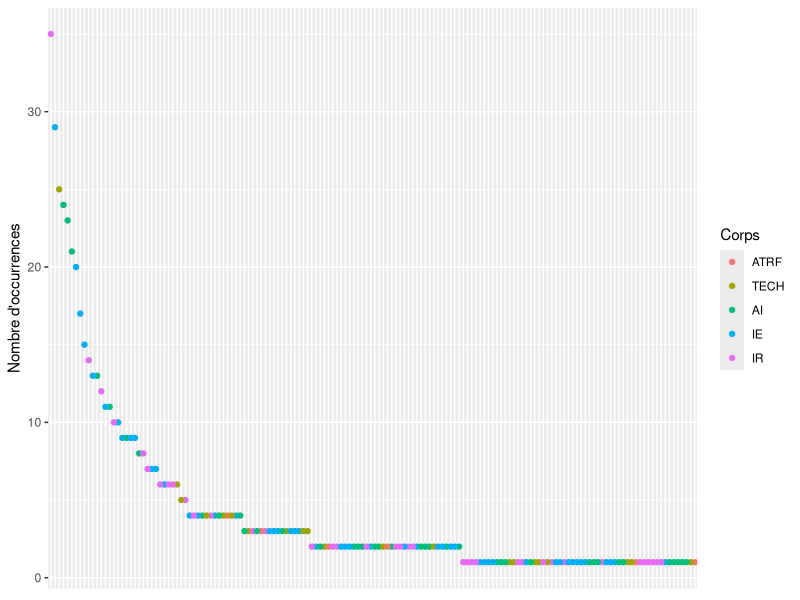
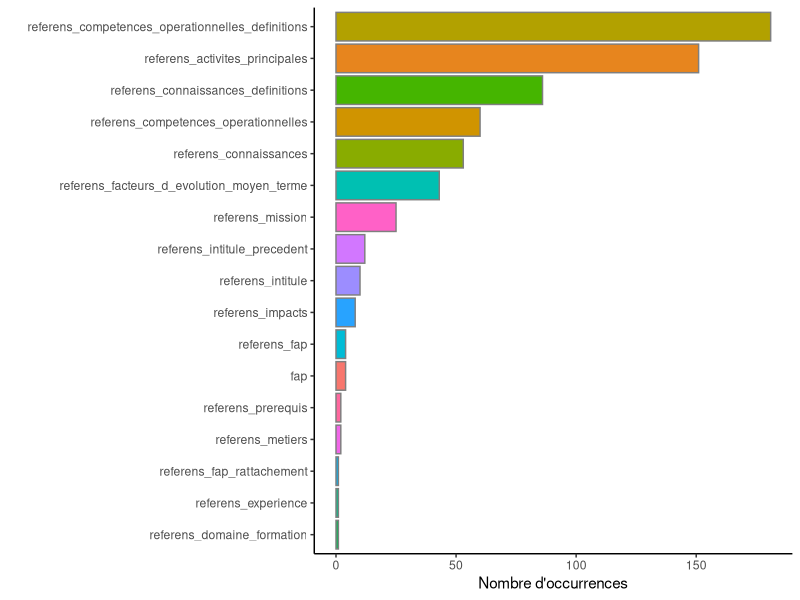
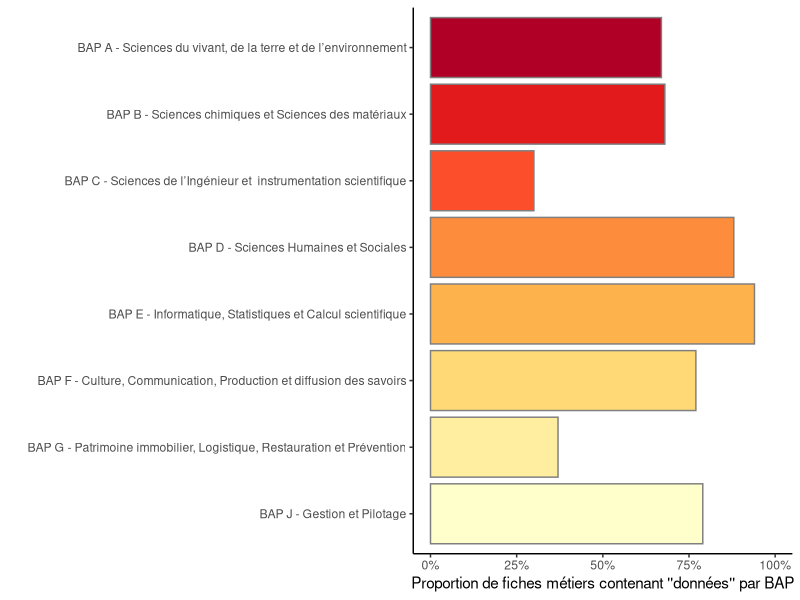
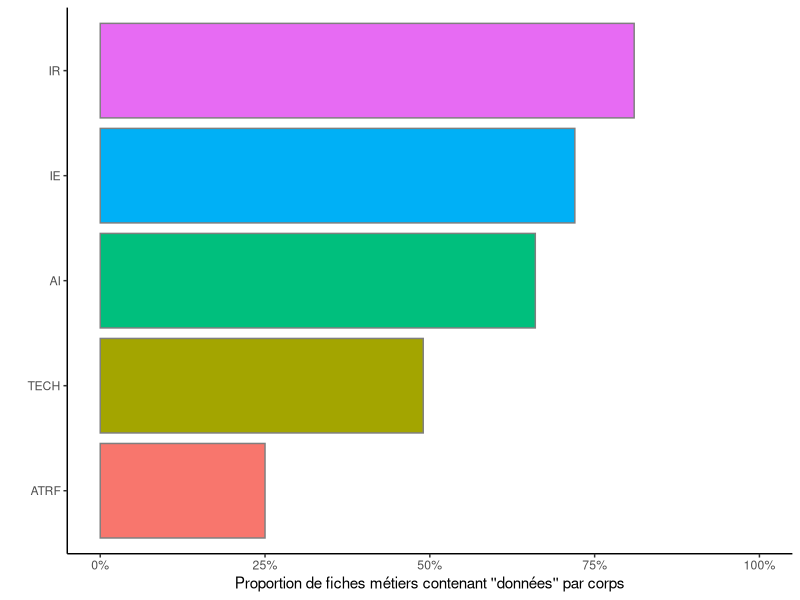
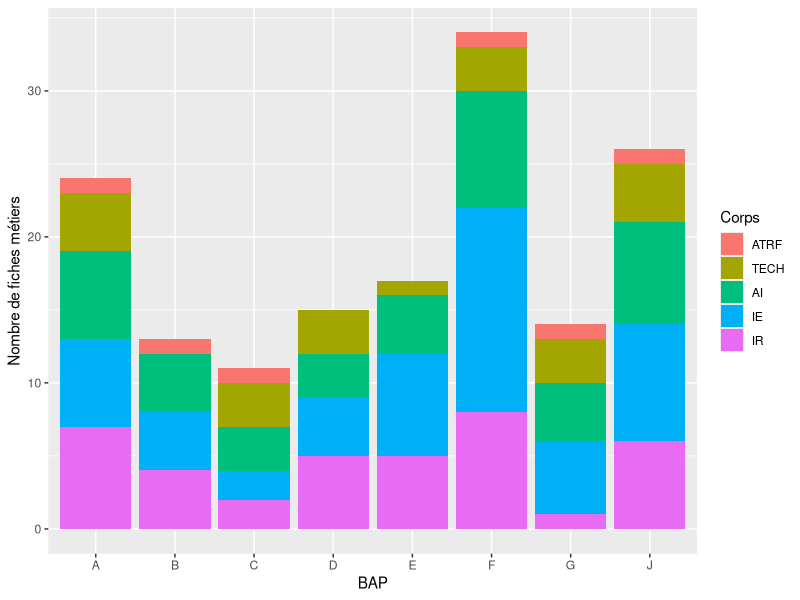
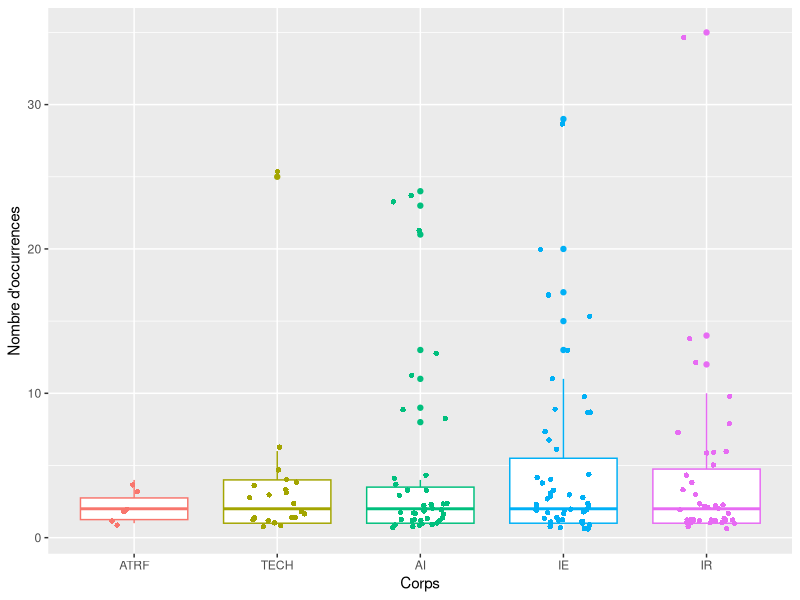

Write the R code that produced these figures, in order.
## ---- chunk 1
knitr::opts_chunk$set(echo = TRUE)
library(tidyr, quietly = TRUE)
library(dplyr, quietly = TRUE)
library(tibble, quietly = TRUE)
library(stringr, quietly = TRUE)
library(ggplot2, quietly = TRUE)
library(forcats, quietly = TRUE)
library(tm, quietly = TRUE)
library(RColorBrewer, quietly = TRUE)
library(knitr, quietly = TRUE)
## ---- chunk 2
data <- read.csv2("fr-esr_referentiel_metier_referens_3.csv") %>%
  mutate(Id = row_number())
names(data) #noms de colonnes

variables <- data %>%
  select(-Id) %>%
  colnames()
## ---- chunk 3
donnees <- "Donnees|donnees|Données|données|Donnee|donnee|Donnée|donnée"
## ---- chunk 4
denombrement <- data %>%
  column_to_rownames("Id") %>%
  #select(Nom des colonnes, séparées par une virgule) %>%
  mutate_all(str_count, donnees) %>%
  mutate(somme = rowSums(.)) %>%
  rownames_to_column("Id") %>%
  filter(somme > 0) %>%
  arrange(desc(somme))
  
data_filtered <- data %>%
  filter(Id %in% denombrement$Id) %>%
  mutate(Id = as.character(Id)) %>%
  left_join(denombrement %>% select(Id, somme), by = "Id") %>%
  arrange(desc(somme))
## ---- chunk 5
# Classer les corps dans l'ordre hiérarchique
ordre_corps <- c("ATRF", "TECH", "AI", "IE", "IR")

data_filtered %>%
    mutate(referens_id = fct_reorder(referens_id, -somme),
         referens_cs=factor(referens_cs, levels = ordre_corps)) %>%
  ggplot(aes(x = referens_id, y = somme, color=referens_cs)) +
  geom_point() +
  labs(y = "Nombre d'occurrences", color="Corps") +
  theme(axis.title.x=element_blank(),
        axis.text.x=element_blank(),
        axis.ticks.x=element_blank())
## ---- chunk 6
denombrement %>%
  select(-somme) %>%
  column_to_rownames("Id") %>%
  summarise_all(sum) %>%
  rownames_to_column("Id") %>%
  gather("variable", "somme", -Id) %>%
  filter(somme > 0) %>%
  ggplot(aes(x=fct_reorder(variable, somme), y = somme)) +
  geom_col(aes(fill = variable), color = "grey50") +
  labs(x = "", y = "Nombre d'occurrences")+
  coord_flip()+
  theme_classic() +
  theme(legend.position = "none")
## ---- chunk 7
intitule_TRUE <- denombrement %>%
  filter(denombrement$referens_intitule >0 | denombrement$referens_metiers >0)

intitule_filtered <- data_filtered %>%
  filter(Id %in% intitule_TRUE$Id) %>%
  mutate(Id = as.character(Id),
         referens_cs=factor(referens_cs, levels = ordre_corps)) %>%
  left_join(data_filtered %>% select(Id, somme), by = "Id") %>%
  select(referens_intitule, referens_metiers, bap, referens_fap, referens_cs) %>%
  group_by(bap) %>%
  arrange(referens_cs, .by_group = TRUE)

kable(intitule_filtered, caption = "Métiers incluant le terme 'données' dans leur intitulé")
## ---- chunk 8
BAP_filtered <- data_filtered %>%
  count(bap) %>%
  arrange(bap)

BAP <- data %>%
  count(bap)

BAP_filtered_pourcentage <- BAP_filtered %>%
  left_join(BAP, BAP_filtered, by = "bap") %>%
  mutate(pourcentage_bap=round(n.x/n.y,2),
         bap=fct_reorder(bap, bap, .desc = TRUE))

BAP_filtered_pourcentage %>%
  ggplot(aes(x = bap, y = pourcentage_bap)) +
  geom_col(aes(fill = bap), color = "grey50") +
  labs(x = "", y = "Proportion de fiches métiers contenant ''données'' par BAP") +
  coord_flip() +
  theme_classic() +
  theme(legend.position = "none") +
  scale_fill_manual(values = brewer.pal(8, "YlOrRd")) +
  scale_y_continuous(labels = scales::percent, limits = c(0,1))
## ---- chunk 9

corps_filtered <- data_filtered %>%
  count(referens_cs) %>%
  arrange(desc(n))

corps <- data %>%
  count(referens_cs)

corps_filtered_pourcentage <- corps_filtered %>%
  left_join(corps, corps_filtered, by = "referens_cs") %>%
  mutate(pourcentage_corps=round(n.x/n.y,2),
         referens_cs=factor(referens_cs, levels = ordre_corps))

corps_filtered_pourcentage %>%
  ggplot(aes(x = referens_cs, y = pourcentage_corps)) +
  geom_col(aes(fill = referens_cs), color = "grey50") +
  labs(x = "", y = "Proportion de fiches métiers contenant ''données'' par corps") +
  coord_flip() +
  theme_classic() +
  theme(legend.position = "none") +
  scale_y_continuous(labels = scales::percent, limits = c(0,1))
## ---- chunk 10
data_filtered %>%
      mutate(referens_cs=factor(referens_cs, levels = ordre_corps)) %>%
  ggplot(aes(x = referens_bap_id, fill=referens_cs)) +
    geom_bar() +
      labs(x= "BAP", y = "Nombre de fiches métiers", fill="Corps")
## ---- chunk 11
temp <- data_filtered %>%
  filter(referens_cs %in% c("IE") & referens_bap_id %in% c("F")) %>%
  select (referens_intitule, bap, referens_fap, referens_cs, somme)

  kable(temp, caption="Métiers IE de la BAP F liés aux données") 
## ---- chunk 12
top_metiers <- data_filtered %>%
  filter(somme >= 15) %>%
  arrange(desc(somme)) %>%
  select (referens_intitule, bap, referens_fap, referens_cs, somme)

kable(top_metiers, caption = "Métiers incluant au moins 15 fois le terme 'données'")
## ---- chunk 13
data_filtered %>%
      mutate(referens_cs=factor(referens_cs, levels = ordre_corps)) %>%
  ggplot(aes(x = referens_cs, y = somme, color=referens_cs)) +
    geom_boxplot()+
  geom_jitter(shape=16, position=position_jitter (0.2)) +
    labs(x= "Corps", y = "Nombre d'occurrences", color="Corps")+
  theme(legend.position = "none")
## ---- chunk 14
evolution_metiers <- data_filtered %>%
  mutate(Id = as.character(Id)) %>%
  left_join(denombrement %>% select(Id, referens_facteurs_d_evolution_moyen_terme), by = "Id") %>%
  filter(referens_facteurs_d_evolution_moyen_terme.y >0) %>%
  filter(referens_bap_id %in% c("E", "F", "G", "J")) %>%
  group_by(bap) %>%
  arrange(referens_cs, .by_group = TRUE)

evolution_metiers_extrait <- evolution_metiers %>%
  select (referens_intitule, bap, referens_fap, referens_cs, somme)

  kable(evolution_metiers_extrait, caption = "Métiers où 'données' apparaît comme facteur d'évolution moyen terme") 
## ---- chunk 15
suppression_metiers <- denombrement %>%
  filter(referens_intitule_precedent >0 & referens_intitule ==0) %>%
  mutate(Id = as.character(Id)) %>% 
  select(Id) %>%
  left_join(data_filtered, by = "Id") %>%
  select (referens_intitule, referens_intitule_precedent, bap, referens_fap, referens_cs) %>%
  arrange(referens_cs) # Bug car ne s'ordonne pas par corps

kable(suppression_metiers, caption = "Métiers dont l'ancien intitulé incluait le terme 'données' contrairement à l'intitulé actuel")
